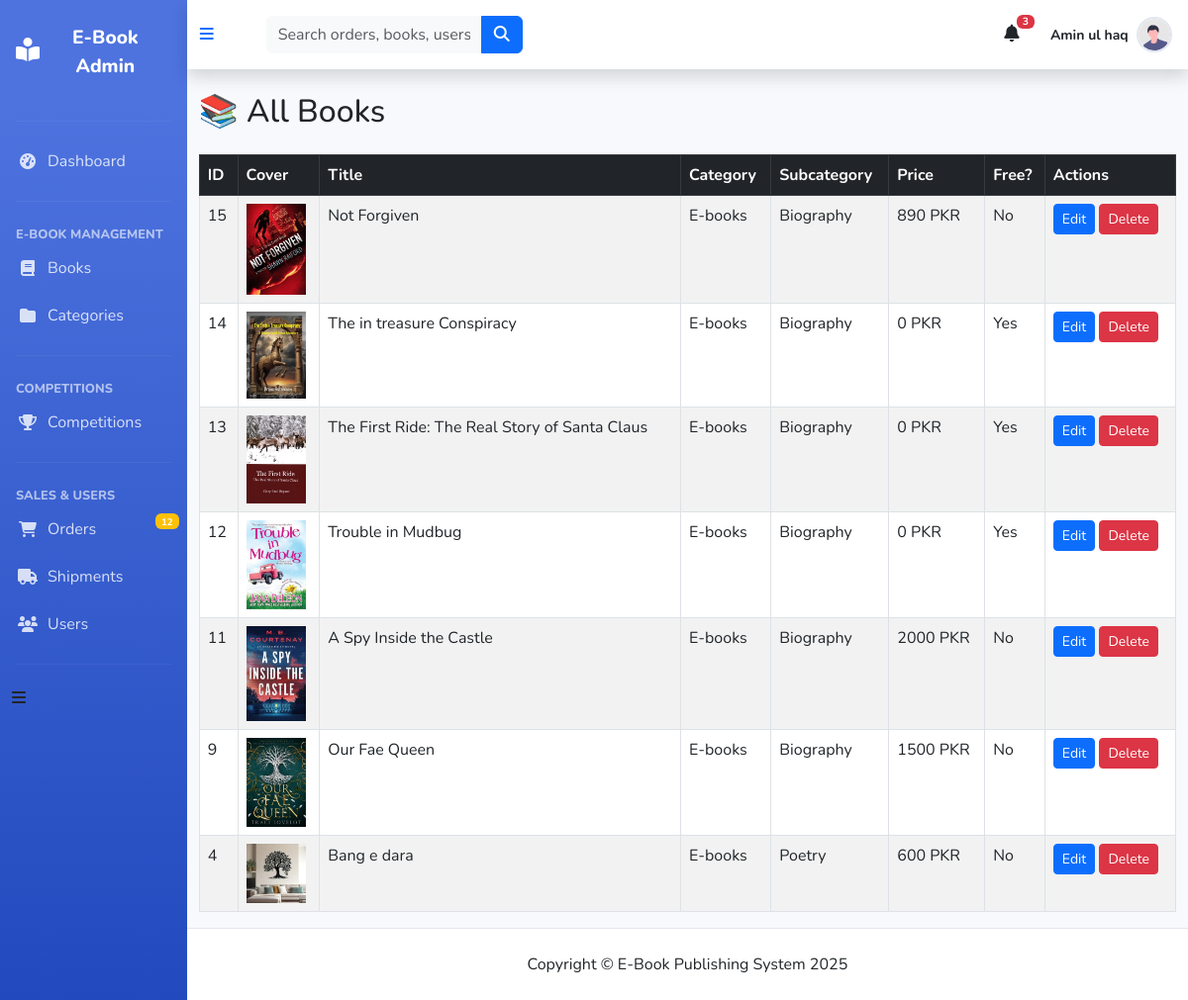
/admin_panel/book_list.php (signed in), run on the app's committed database.
### tables this page shows
CREATE TABLE `books` (
  `book_id` int(11) NOT NULL,
  `title` varchar(255) NOT NULL,
  `author` varchar(255) NOT NULL,
  `category_id` int(11) NOT NULL,
  `subcategory_id` int(11) NOT NULL,
  `description` text DEFAULT NULL,
  `cover_image` varchar(255) DEFAULT NULL,
  `pdf_file` varchar(255) DEFAULT NULL,
  `soft_copy_file` varchar(255) DEFAULT NULL,
  `cd_available` enum('Yes','No') DEFAULT 'No',
  `price` int(11) DEFAULT 0,
  `created_at` timestamp NOT NULL DEFAULT current_timestamp(),
  `format_type` enum('PDF','HARDCOPY','CD') DEFAULT 'HARDCOPY',
  `subscription_duration` int(11) DEFAULT 0,
  `cd_price` decimal(10,2) DEFAULT 0.00,
  `weight` decimal(5,2) DEFAULT 0.00,
  `delivery_charges` decimal(10,2) DEFAULT 0.00,
  `is_free_for_members` tinyint(1) DEFAULT 0,
  `is_competition_winner` tinyint(1) DEFAULT 0
);

CREATE TABLE `categories` (
  `id` int(11) NOT NULL,
  `category_name` varchar(120) NOT NULL
);

CREATE TABLE `subcategories` (
  `id` int(11) NOT NULL,
  `category_id` int(11) NOT NULL,
  `subcategory_name` varchar(100) NOT NULL
);

### admin_panel/book_list.php (the view, shortened to what this page needs)
<?php
include('includes/nav.php');
$query = "
SELECT b.*, c.category_name, s.subcategory_name
FROM books b
LEFT JOIN categories c ON b.category_id = c.id
LEFT JOIN subcategories s ON b.subcategory_id = s.id
ORDER BY b.book_id DESC
";
$result = mysqli_query($con, $query);
?>
<div class="container mt-4">
    <h2 class="mb-4">📚 All Books</h2>
    <table class="table table-bordered table-striped">
        <thead class="table-dark">
            <tr>
                <th>ID</th>
                <th>Cover</th>
                <th>Title</th>
                <th>Category</th>
                <th>Subcategory</th>
                <th>Price</th>
                <th>Free?</th>
                <th>Actions</th>
            </tr>
        </thead>
        <tbody>
        <?php while($row = mysqli_fetch_assoc($result)){ ?>
            <tr>
                <td><?= $row['book_id']; ?></td>
                <td>
                    <img src="uploads/<?= $row['cover_image']; ?>" width="60">
                </td>
                <td><?= $row['title']; ?></td>
                <td><?= $row['category_name']; ?></td>
                <td><?= $row['subcategory_name']; ?></td>
                <td><?= $row['price']; ?> PKR</td>
                <td><?= ($row['price'] == 0) ? "Yes" : "No"; ?></td>
                <td>
                    <button class="btn btn-primary btn-sm editBookBtn"
                        data-id="<?= $row['book_id']; ?>"
                        data-title="<?= $row['title']; ?>"
                        data-author="<?= $row['author']; ?>"
                        data-desc="<?= $row['description']; ?>"
                        data-category="<?= $row['category_id']; ?>"
                        data-subcategory="<?= $row['subcategory_id']; ?>"
                        data-price="<?= $row['price']; ?>"
                    >
                        Edit
                    </button>
                    <a href="delete_book.php?id=<?= $row['book_id']; ?>"
                       class="btn btn-danger btn-sm"
                       onclick="return confirm('Are you sure you want to delete this book?');">
                        Delete
                    </a>
                </td>
            </tr>
        <?php } ?>
        </tbody>
    </table>
</div>
<?php
include('includes/footer.php');
?>

### admin_panel/includes/nav.php (style rules this page uses)
:root { --primary: #4e73df; --primary-dark: #224abe; --gray-100: #f8f9fc; --gray-600: #858796; }
body { font-family: 'Nunito', sans-serif; background-color: var(--gray-100); padding-top: 0; }

### data on the page
books: book_id "15", cover_image (picture), title "Not Forgiven", category.category_name "E-books", subcategory.subcategory_name "Biography", price "890"
books: book_id "14", cover_image (picture), title "The in treasure Conspiracy", category.category_name "E-books", subcategory.subcategory_name "Biography", price "0", shows "Yes"
books: book_id "13", cover_image (picture), title "The First Ride: The Real Story of Santa Claus", category.category_name "E-books", subcategory.subcategory_name "Biography", price "0", shows "Yes"
books: book_id "12", cover_image (picture), title "Trouble in Mudbug", category.category_name "E-books", subcategory.subcategory_name "Biography", price "0", shows "Yes"
books: book_id "11", cover_image (picture), title "A Spy Inside the Castle", category.category_name "E-books", subcategory.subcategory_name "Biography", price "2000", shows "No"
books: book_id "9", cover_image (picture), title "Our Fae Queen", category.category_name "E-books", subcategory.subcategory_name "Biography", price "1500", shows "No"
books: book_id "4", cover_image (picture), title "Bang e dara", category.category_name "E-books", subcategory.subcategory_name "Poetry", price "600", shows "No"

### other printed values
$admin_name "Amin ul haq"
